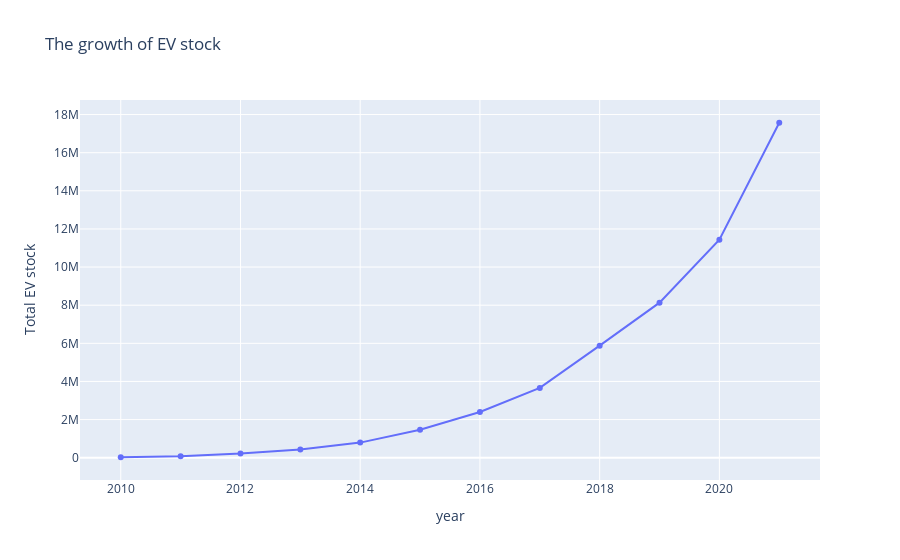

This figure's notebook cell:
### Markdown cell above
#### World EV stock

### Code cell
# Graph the EV stock from 2010 - 2021
ev_sales_fig=px.line(world_ev_data,x=world_ev_data.index,y='Total EV stock',markers=True, title='The growth of EV stock')
ev_sales_fig.show()

### Figure 1 — Plotly figure (JSON) as saved in the notebook; plotly's stock layout.template omitted (floating-point values rounded to 4 significant figures)
{"data": [{"hovertemplate": "year=%{x}<br>Total EV stock=%{y}<extra></extra>", "legendgroup": "", "line": {"color": "#636efa", "dash": "solid"}, "marker": {"symbol": "circle"}, "mode": "lines+markers", "name": "", "orientation": "v", "showlegend": false, "type": "scatter", "x": [2010, 2011, 2012, 2013, 2014, 2015, 2016, 2017, 2018, 2019, 2020, 2021], "xaxis": "x", "y": [24190, 77900, 217520, 434320, 792360, 1467400, 2395000, 3660610, 5876200, 8133600, 11430900, 17570300], "yaxis": "y"}], "layout": {"legend": {"tracegroupgap": 0}, "title": {"text": "The growth of EV stock"}, "xaxis": {"anchor": "y", "domain": [0, 1], "title": {"text": "year"}}, "yaxis": {"anchor": "x", "domain": [0, 1], "title": {"text": "Total EV stock"}}}}
